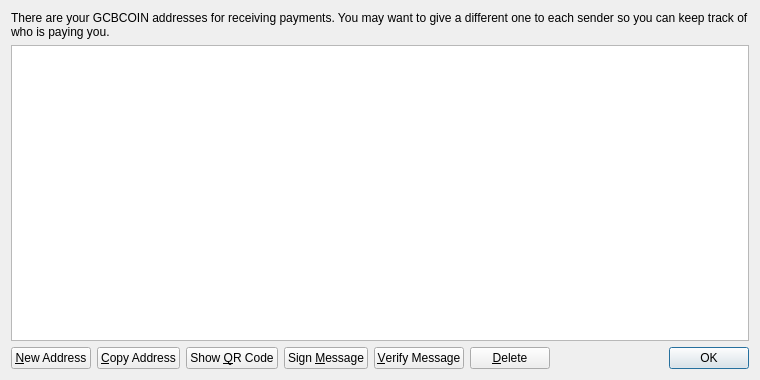
<?xml version="1.0" encoding="UTF-8"?>
<ui version="4.0">
 <class>AddressBookPage</class>
 <widget class="QWidget" name="AddressBookPage">
  <property name="geometry">
   <rect>
    <x>0</x>
    <y>0</y>
    <width>760</width>
    <height>380</height>
   </rect>
  </property>
  <property name="windowTitle">
   <string>Address Book</string>
  </property>
  <layout class="QVBoxLayout" name="verticalLayout">
   <item>
    <widget class="QLabel" name="labelExplanation">
     <property name="text">
      <string>There are your GCBCOIN addresses for receiving payments. You may want to give a different one to each sender so you can keep track of who is paying you.</string>
     </property>
     <property name="textFormat">
      <enum>Qt::PlainText</enum>
     </property>
     <property name="wordWrap">
      <bool>true</bool>
     </property>
    </widget>
   </item>
   <item>
    <widget class="QTableView" name="tableView">
     <property name="contextMenuPolicy">
      <enum>Qt::CustomContextMenu</enum>
     </property>
     <property name="toolTip">
      <string>Double-click to edit address or label</string>
     </property>
     <property name="tabKeyNavigation">
      <bool>false</bool>
     </property>
     <property name="alternatingRowColors">
      <bool>true</bool>
     </property>
     <property name="selectionMode">
      <enum>QAbstractItemView::SingleSelection</enum>
     </property>
     <property name="selectionBehavior">
      <enum>QAbstractItemView::SelectRows</enum>
     </property>
     <property name="sortingEnabled">
      <bool>true</bool>
     </property>
     <attribute name="verticalHeaderVisible">
      <bool>false</bool>
     </attribute>
    </widget>
   </item>
   <item>
    <layout class="QHBoxLayout" name="horizontalLayout">
     <item>
      <widget class="QPushButton" name="newAddressButton">
       <property name="toolTip">
        <string>Create a new address</string>
       </property>
       <property name="text">
        <string>&amp;New Address</string>
       </property>
       <property name="icon">
        <iconset resource="../bitcoin.qrc">
         <normaloff>:/icons/add</normaloff>:/icons/add</iconset>
       </property>
      </widget>
     </item>
     <item>
      <widget class="QPushButton" name="copyToClipboard">
       <property name="toolTip">
        <string>Copy the currently selected address to the system clipboard</string>
       </property>
       <property name="text">
        <string>&amp;Copy Address</string>
       </property>
       <property name="icon">
        <iconset resource="../bitcoin.qrc">
         <normaloff>:/icons/editcopy</normaloff>:/icons/editcopy</iconset>
       </property>
      </widget>
     </item>
     <item>
      <widget class="QPushButton" name="showQRCode">
       <property name="text">
        <string>Show &amp;QR Code</string>
       </property>
       <property name="icon">
        <iconset resource="../bitcoin.qrc">
         <normaloff>:/icons/qrcode</normaloff>:/icons/qrcode</iconset>
       </property>
      </widget>
     </item>
     <item>
      <widget class="QPushButton" name="signMessage">
       <property name="toolTip">
        <string>Sign a message to prove you own a GCBCOIN address</string>
       </property>
       <property name="text">
        <string>Sign &amp;Message</string>
       </property>
       <property name="icon">
        <iconset resource="../bitcoin.qrc">
         <normaloff>:/icons/edit</normaloff>:/icons/edit</iconset>
       </property>
      </widget>
     </item>
     <item>
      <widget class="QPushButton" name="verifyMessage">
       <property name="toolTip">
        <string>Verify a message to ensure it was signed with a specified GCBCOIN address</string>
       </property>
       <property name="text">
        <string>&amp;Verify Message</string>
       </property>
       <property name="icon">
        <iconset resource="../bitcoin.qrc">
         <normaloff>:/icons/transaction_0</normaloff>:/icons/transaction_0</iconset>
       </property>
      </widget>
     </item>
     <item>
      <widget class="QPushButton" name="deleteButton">
       <property name="toolTip">
        <string>Delete the currently selected address from the list</string>
       </property>
       <property name="text">
        <string>&amp;Delete</string>
       </property>
       <property name="icon">
        <iconset resource="../bitcoin.qrc">
         <normaloff>:/icons/remove</normaloff>:/icons/remove</iconset>
       </property>
      </widget>
     </item>
     <item>
      <spacer name="horizontalSpacer">
       <property name="orientation">
        <enum>Qt::Horizontal</enum>
       </property>
       <property name="sizeHint" stdset="0">
        <size>
         <width>40</width>
         <height>20</height>
        </size>
       </property>
      </spacer>
     </item>
     <item>
      <widget class="QDialogButtonBox" name="buttonBox">
       <property name="sizePolicy">
        <sizepolicy hsizetype="Maximum" vsizetype="Fixed">
         <horstretch>0</horstretch>
         <verstretch>0</verstretch>
        </sizepolicy>
       </property>
       <property name="standardButtons">
        <set>QDialogButtonBox::Ok</set>
       </property>
      </widget>
     </item>
    </layout>
   </item>
  </layout>
 </widget>
 <resources>
  <include location="../bitcoin.qrc"/>
 </resources>
 <connections/>
</ui>
